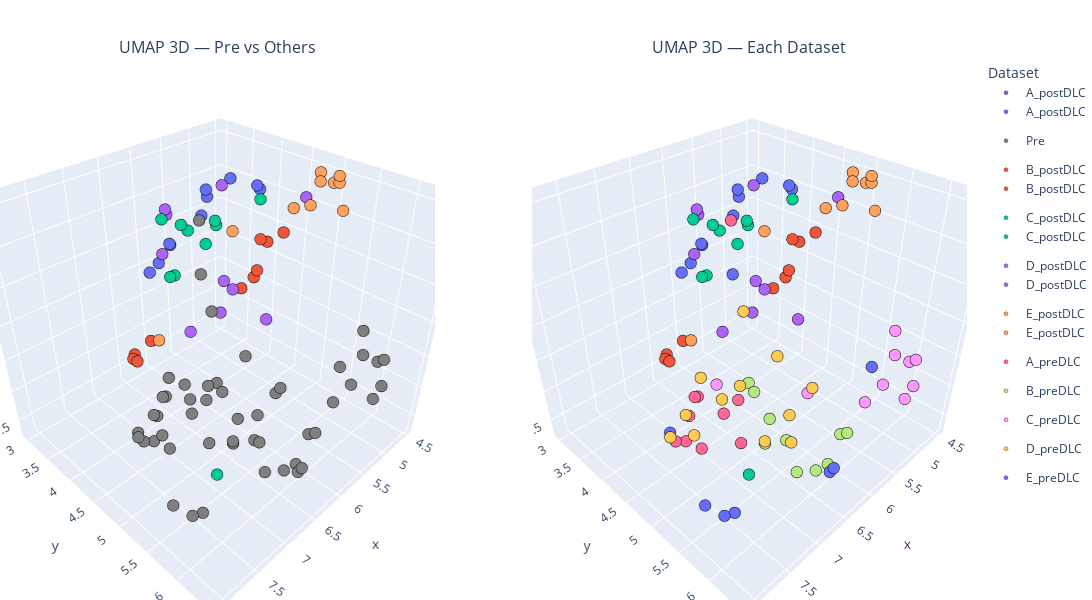

This figure's notebook cell:
### Code cell
### Plotting UMAP in 3D -> 573 features total
umap_plot_df["DatasetName"] = umap_plot_df["Dataset"].map(dataset_label_map)
umap_plot_df["MouseName"]   = umap_plot_df["Mouse"].map(mouse_label_map)

# --- Build a consistent color map ---
fixed_color = "#7f7f7f"  # gray for Pre
all_names = sorted(umap_plot_df["DatasetName"].unique())

# Non-Pre datasets get distinct colors from a qualitative palette
palette = px.colors.qualitative.Plotly  # or px.colors.qualitative.Set3, etc.
non_pre = [n for n in all_names if "pre" not in n.lower()]

color_map = {"Pre": fixed_color}
color_map.update({name: palette[i % len(palette)] for i, name in enumerate(non_pre)})

# Color key: collapse anything containing "pre" to "Pre", keep others as-is
umap_plot_df["ColorKey"] = umap_plot_df["DatasetName"].apply(
    lambda x: "Pre" if "pre" in x.lower() else x
)

# --- Build the two px figures using the SAME color map ---
fig_left = px.scatter_3d(
    umap_plot_df,
    x="UMAP1", y="UMAP2", z="UMAP3",
    color="ColorKey",
    hover_name="MouseName",
    hover_data={"Dataset": True, "Mouse": True},
    title="UMAP 3D — Pre vs Others",
    color_discrete_map=color_map
)
fig_left.update_traces(marker=dict(size=4, line=dict(width=0.3, color='black')),
                       selector=dict(mode='markers'))

fig_right = px.scatter_3d(
    umap_plot_df,
    x="UMAP1", y="UMAP2", z="UMAP3",
    color="DatasetName",
    hover_name="MouseName",
    hover_data={"Dataset": True, "Mouse": True},
    title="UMAP 3D — Each Dataset",
    color_discrete_map=color_map
)
fig_right.update_traces(marker=dict(size=4, line=dict(width=0.3, color='black')),
                        selector=dict(mode='markers'))

# --- Put them side by side with shared legend ---
combo = make_subplots(rows=1, cols=2,
                      specs=[[{"type": "scene"}, {"type": "scene"}]],
                      subplot_titles=(fig_left.layout.title.text, fig_right.layout.title.text))

for tr in fig_left.data:
    combo.add_trace(tr, row=1, col=1)
for tr in fig_right.data:
    combo.add_trace(tr, row=1, col=2)

# Layout tweaks: one legend, equal aspect, tidy margins
combo.update_layout(
    showlegend=True,
    legend=dict(title="Dataset", orientation="v"),
    scene=dict(aspectmode="data"),
    scene2=dict(aspectmode="data"),
    margin=dict(l=0, r=0, t=60, b=0),
    height=600, width=1100
)

combo.show()

# plot on right where A, B and C are of the same color (orange)
# green for E post
# cyan for Pre healthy
# delete D

## 1 plot with all, 1 without D, 1 with controls fused by color (post)
## Find features that cluster controls post and all pre states
## Try to use significant features to plot the UMAP

# TODO:
# 1 comparison between sicks and treated: how many features are different?
# 2 How many of the different ones are going towards the healthy?
# 3 How many of the features are moving away from the healthy state?

### Figure 1 — Plotly figure (JSON) as saved in the notebook; plotly's stock layout.template omitted (floating-point values rounded to 4 significant figures)
{"data": [{"customdata": [[0, 0], [0, 10], [0, 21], [0, 32], [0, 43], [0, 45], [0, 46], [0, 47], [0, 48], [0, 49]], "hovertemplate": "<b>%{hovertext}</b><br><br>ColorKey=A_postDLC<br>UMAP1=%{x}<br>UMAP2=%{y}<br>UMAP3=%{z}<br>Dataset=%{customdata[0]}<br>Mouse=%{customdata[1]}<extra></extra>", "hovertext": ["mouse10_left", "mouse1_left", "mouse2_left", "mouse3_left", "mouse4_left", "mouse5_left", "mouse6_left", "mouse7_left", "mouse8_left", "mouse9_left"], "legendgroup": "A_postDLC", "marker": {"color": "#636EFA", "line": {"color": "black", "width": 0.3}, "size": 4, "symbol": "circle"}, "mode": "markers", "name": "A_postDLC", "scene": "scene", "showlegend": true, "type": "scatter3d", "x": [4.652, 4.658, 5.773, 4.977, 5.61, 5.007, 5.137, 6.015, 5.107, 5.512], "y": [3.876, 3.83, 3.032, 3.638, 3.09, 3.224, 3.242, 3.122, 3.307, 2.99], "z": [12.0, 12.04, 10.98, 12.18, 11.25, 11.8, 11.57, 10.97, 11.96, 11.15]}, {"customdata": [[1, 0], [3, 1], [3, 2], [3, 3], [3, 4], [3, 5], [3, 6], [3, 7], [3, 8], [3, 9], [1, 10], [3, 11], [5, 12], [5, 13], [5, 14], [5, 15], [5, 16], [5, 17], [5, 18], [5, 19], [5, 20], [1, 21], [5, 22], [7, 23], [7, 24], [7, 25], [7, 26], [7, 27], [7, 28], [7, 29], [7, 30], [7, 31], [1, 32], [7, 33], [9, 34], [7, 35], [9, 36], [9, 37], [9, 38], [9, 39], [9, 40], [9, 41], [9, 42], [1, 43], [7, 44], [1, 45], [1, 46], [1, 47], [1, 48], [1, 49]], "hovertemplate": "<b>%{hovertext}</b><br><br>ColorKey=Pre<br>UMAP1=%{x}<br>UMAP2=%{y}<br>UMAP3=%{z}<br>Dataset=%{customdata[0]}<br>Mouse=%{customdata[1]}<extra></extra>", "hovertext": ["mouse10_left", "mouse11_left", "mouse12_left", "mouse13_left", "mouse14_left", "mouse15_left", "mouse16_left", "mouse17_left", "mouse18_left", "mouse19_left", "mouse1_left", "mouse20_left", "mouse21_left", "mouse22_left", "mouse23_left", "mouse24_left", "mouse25_left", "mouse26_left", "mouse27_left", "mouse28_left", "mouse29_left", "mouse2_left", "mouse30_left", "mouse31_left", "mouse32_left", "mouse33_left", "mouse34_left", "mouse35_left", "mouse36_left", "mouse37_left", "mouse38_left", "mouse39_left", "mouse3_left", "mouse40_left", "mouse41_left", "mouse42_left", "mouse43_left", "mouse44_left", "mouse45_left", "mouse46_left", "mouse47_left", "mouse48_left", "mouse49_left", "mouse4_left", "mouse50_left", "mouse5_left", "mouse6_left", "mouse7_left", "mouse8_left", "mouse9_left"], "legendgroup": "Pre", "marker": {"color": "#7f7f7f", "line": {"color": "black", "width": 0.3}, "size": 4, "symbol": "circle"}, "mode": "markers", "name": "Pre", "scene": "scene", "showlegend": true, "type": "scatter3d", "x": [7.646, 6.316, 6.282, 6.025, 6.409, 6.502, 5.903, 6.202, 6.179, 6.576, 5.411, 6.353, 5.279, 5.317, 5.369, 5.524, 5.708, 5.268, 5.362, 5.392, 7.311, 7.136, 5.581, 6.792, 7.723, 7.545, 7.344, 7.716, 6.817, 7.923, 8.012, 6.926, 7.353, 6.536, 8.08, 7.296, 7.818, 6.731, 7.946, 6.693, 7.815, 5.603, 6.753, 7.227, 7.053, 6.719, 7.409, 7.065, 7.185, 7.294], "y": [4.875, 6.068, 4.69, 6.098, 5.968, 5.007, 5.921, 4.999, 5.282, 5.81, 3.486, 5.065, 6.449, 6.439, 6.194, 6.186, 5.209, 6.338, 6.144, 6.429, 5.238, 4.691, 6.009, 5.835, 5.319, 5.58, 5.99, 5.471, 5.653, 5.461, 5.291, 5.263, 4.976, 5.923, 5.871, 5.584, 6.025, 6.445, 6.008, 6.373, 5.018, 6.05, 4.927, 4.617, 6.099, 4.949, 4.753, 5.065, 5.476, 4.832], "z": [10.13, 9.653, 10.09, 9.99, 9.537, 10.26, 9.763, 9.609, 9.402, 9.515, 11.67, 9.313, 10.48, 10.89, 10.86, 10.49, 9.879, 10.78, 11.17, 10.34, 10.99, 10.38, 10.14, 10.6, 10.59, 11.14, 10.71, 11.46, 11.33, 11.1, 10.74, 11.76, 9.875, 10.89, 10.24, 11.17, 10.03, 10.19, 10.08, 10.04, 10.48, 10.73, 11.99, 10.08, 10.56, 10.23, 9.878, 10.3, 10.2, 10.56]}, {"customdata": [[2, 1], [2, 2], [2, 3], [2, 4], [2, 5], [2, 6], [2, 7], [2, 8], [2, 9], [2, 11]], "hovertemplate": "<b>%{hovertext}</b><br><br>ColorKey=B_postDLC<br>UMAP1=%{x}<br>UMAP2=%{y}<br>UMAP3=%{z}<br>Dataset=%{customdata[0]}<br>Mouse=%{customdata[1]}<extra></extra>", "hovertext": ["mouse11_left", "mouse12_left", "mouse13_left", "mouse14_left", "mouse15_left", "mouse16_left", "mouse17_left", "mouse18_left", "mouse19_left", "mouse20_left"], "legendgroup": "B_postDLC", "marker": {"color": "#EF553B", "line": {"color": "black", "width": 0.3}, "size": 4, "symbol": "circle"}, "mode": "markers", "name": "B_postDLC", "scene": "scene", "showlegend": true, "type": "scatter3d", "x": [4.737, 5.03, 5.081, 6.825, 6.645, 5.088, 6.714, 4.91, 6.493, 5.318], "y": [4.393, 4.209, 4.293, 3.766, 3.471, 4.207, 3.528, 4.265, 3.658, 4.192], "z": [11.57, 11.04, 11.56, 10.23, 10.08, 10.96, 10.08, 11.46, 10.33, 10.88]}, {"customdata": [[4, 12], [4, 13], [4, 14], [4, 15], [4, 16], [4, 17], [4, 18], [4, 19], [4, 20], [4, 22]], "hovertemplate": "<b>%{hovertext}</b><br><br>ColorKey=C_postDLC<br>UMAP1=%{x}<br>UMAP2=%{y}<br>UMAP3=%{z}<br>Dataset=%{customdata[0]}<br>Mouse=%{customdata[1]}<extra></extra>", "hovertext": ["mouse21_left", "mouse22_left", "mouse23_left", "mouse24_left", "mouse25_left", "mouse26_left", "mouse27_left", "mouse28_left", "mouse29_left", "mouse30_left"], "legendgroup": "C_postDLC", "marker": {"color": "#00CC96", "line": {"color": "black", "width": 0.3}, "size": 4, "symbol": "circle"}, "mode": "markers", "name": "C_postDLC", "scene": "scene", "showlegend": true, "type": "scatter3d", "x": [6.123, 5.795, 6.224, 7.398, 5.076, 5.793, 6.18, 5.647, 5.9, 6.121], "y": [3.924, 4.173, 3.687, 5.814, 4.261, 4.005, 3.746, 4.044, 3.796, 3.766], "z": [12.0, 12.03, 12.03, 10.12, 12.11, 11.65, 11.23, 11.88, 11.8, 11.23]}, {"customdata": [[6, 23], [6, 24], [6, 25], [6, 26], [6, 27], [6, 28], [6, 29], [6, 30], [6, 31], [6, 33]], "hovertemplate": "<b>%{hovertext}</b><br><br>ColorKey=D_postDLC<br>UMAP1=%{x}<br>UMAP2=%{y}<br>UMAP3=%{z}<br>Dataset=%{customdata[0]}<br>Mouse=%{customdata[1]}<extra></extra>", "hovertext": ["mouse31_left", "mouse32_left", "mouse33_left", "mouse34_left", "mouse35_left", "mouse36_left", "mouse37_left", "mouse38_left", "mouse39_left", "mouse40_left"], "legendgroup": "D_postDLC", "marker": {"color": "#AB63FA", "line": {"color": "black", "width": 0.3}, "size": 4, "symbol": "circle"}, "mode": "markers", "name": "D_postDLC", "scene": "scene", "showlegend": true, "type": "scatter3d", "x": [5.857, 6.084, 5.964, 4.774, 5.348, 6.033, 6.186, 5.737, 6.347, 5.89], "y": [5.106, 4.557, 4.646, 4.741, 3.845, 4.564, 4.11, 3.205, 3.817, 3.364], "z": [11.07, 11.02, 11.34, 12.19, 12.25, 11.45, 10.55, 11.77, 11.65, 11.94]}, {"customdata": [[8, 34], [8, 35], [8, 36], [8, 37], [8, 38], [8, 39], [8, 40], [8, 41], [8, 42], [8, 44]], "hovertemplate": "<b>%{hovertext}</b><br><br>ColorKey=E_postDLC<br>UMAP1=%{x}<br>UMAP2=%{y}<br>UMAP3=%{z}<br>Dataset=%{customdata[0]}<br>Mouse=%{customdata[1]}<extra></extra>", "hovertext": ["mouse41_left", "mouse42_left", "mouse43_left", "mouse44_left", "mouse45_left", "mouse46_left", "mouse47_left", "mouse48_left", "mouse49_left", "mouse50_left"], "legendgroup": "E_postDLC", "marker": {"color": "#FFA15A", "line": {"color": "black", "width": 0.3}, "size": 4, "symbol": "circle"}, "mode": "markers", "name": "E_postDLC", "scene": "scene", "showlegend": true, "type": "scatter3d", "x": [5.936, 4.934, 4.505, 5.126, 4.706, 4.819, 6.808, 4.699, 5.423, 4.558], "y": [4.602, 5.047, 4.941, 5.073, 5.147, 5.324, 4.223, 4.871, 5.063, 5.057], "z": [12.09, 12.53, 12.36, 12.3, 12.56, 12.22, 10.8, 12.53, 12.36, 12.41]}, {"customdata": [[0, 0], [0, 10], [0, 21], [0, 32], [0, 43], [0, 45], [0, 46], [0, 47], [0, 48], [0, 49]], "hovertemplate": "<b>%{hovertext}</b><br><br>DatasetName=A_postDLC<br>UMAP1=%{x}<br>UMAP2=%{y}<br>UMAP3=%{z}<br>Dataset=%{customdata[0]}<br>Mouse=%{customdata[1]}<extra></extra>", "hovertext": ["mouse10_left", "mouse1_left", "mouse2_left", "mouse3_left", "mouse4_left", "mouse5_left", "mouse6_left", "mouse7_left", "mouse8_left", "mouse9_left"], "legendgroup": "A_postDLC", "marker": {"color": "#636EFA", "line": {"color": "black", "width": 0.3}, "size": 4, "symbol": "circle"}, "mode": "markers", "name": "A_postDLC", "scene": "scene2", "showlegend": true, "type": "scatter3d", "x": [4.652, 4.658, 5.773, 4.977, 5.61, 5.007, 5.137, 6.015, 5.107, 5.512], "y": [3.876, 3.83, 3.032, 3.638, 3.09, 3.224, 3.242, 3.122, 3.307, 2.99], "z": [12.0, 12.04, 10.98, 12.18, 11.25, 11.8, 11.57, 10.97, 11.96, 11.15]}, {"customdata": [[1, 0], [1, 10], [1, 21], [1, 32], [1, 43], [1, 45], [1, 46], [1, 47], [1, 48], [1, 49]], "hovertemplate": "<b>%{hovertext}</b><br><br>DatasetName=A_preDLC<br>UMAP1=%{x}<br>UMAP2=%{y}<br>UMAP3=%{z}<br>Dataset=%{customdata[0]}<br>Mouse=%{customdata[1]}<extra></extra>", "hovertext": ["mouse10_left", "mouse1_left", "mouse2_left", "mouse3_left", "mouse4_left", "mouse5_left", "mouse6_left", "mouse7_left", "mouse8_left", "mouse9_left"], "legendgroup": "A_preDLC", "marker": {"color": "#FF6692", "line": {"color": "black", "width": 0.3}, "size": 4, "symbol": "circle"}, "mode": "markers", "name": "A_preDLC", "scene": "scene2", "showlegend": true, "type": "scatter3d", "x": [7.646, 5.411, 7.136, 7.353, 7.227, 6.719, 7.409, 7.065, 7.185, 7.294], "y": [4.875, 3.486, 4.691, 4.976, 4.617, 4.949, 4.753, 5.065, 5.476, 4.832], "z": [10.13, 11.67, 10.38, 9.875, 10.08, 10.23, 9.878, 10.3, 10.2, 10.56]}, {"customdata": [[2, 1], [2, 2], [2, 3], [2, 4], [2, 5], [2, 6], [2, 7], [2, 8], [2, 9], [2, 11]], "hovertemplate": "<b>%{hovertext}</b><br><br>DatasetName=B_postDLC<br>UMAP1=%{x}<br>UMAP2=%{y}<br>UMAP3=%{z}<br>Dataset=%{customdata[0]}<br>Mouse=%{customdata[1]}<extra></extra>", "hovertext": ["mouse11_left", "mouse12_left", "mouse13_left", "mouse14_left", "mouse15_left", "mouse16_left", "mouse17_left", "mouse18_left", "mouse19_left", "mouse20_left"], "legendgroup": "B_postDLC", "marker": {"color": "#EF553B", "line": {"color": "black", "width": 0.3}, "size": 4, "symbol": "circle"}, "mode": "markers", "name": "B_postDLC", "scene": "scene2", "showlegend": true, "type": "scatter3d", "x": [4.737, 5.03, 5.081, 6.825, 6.645, 5.088, 6.714, 4.91, 6.493, 5.318], "y": [4.393, 4.209, 4.293, 3.766, 3.471, 4.207, 3.528, 4.265, 3.658, 4.192], "z": [11.57, 11.04, 11.56, 10.23, 10.08, 10.96, 10.08, 11.46, 10.33, 10.88]}, {"customdata": [[3, 1], [3, 2], [3, 3], [3, 4], [3, 5], [3, 6], [3, 7], [3, 8], [3, 9], [3, 11]], "hovertemplate": "<b>%{hovertext}</b><br><br>DatasetName=B_preDLC<br>UMAP1=%{x}<br>UMAP2=%{y}<br>UMAP3=%{z}<br>Dataset=%{customdata[0]}<br>Mouse=%{customdata[1]}<extra></extra>", "hovertext": ["mouse11_left", "mouse12_left", "mouse13_left", "mouse14_left", "mouse15_left", "mouse16_left", "mouse17_left", "mouse18_left", "mouse19_left", "mouse20_left"], "legendgroup": "B_preDLC", "marker": {"color": "#B6E880", "line": {"color": "black", "width": 0.3}, "size": 4, "symbol": "circle"}, "mode": "markers", "name": "B_preDLC", "scene": "scene2", "showlegend": true, "type": "scatter3d", "x": [6.316, 6.282, 6.025, 6.409, 6.502, 5.903, 6.202, 6.179, 6.576, 6.353], "y": [6.068, 4.69, 6.098, 5.968, 5.007, 5.921, 4.999, 5.282, 5.81, 5.065], "z": [9.653, 10.09, 9.99, 9.537, 10.26, 9.763, 9.609, 9.402, 9.515, 9.313]}, {"customdata": [[4, 12], [4, 13], [4, 14], [4, 15], [4, 16], [4, 17], [4, 18], [4, 19], [4, 20], [4, 22]], "hovertemplate": "<b>%{hovertext}</b><br><br>DatasetName=C_postDLC<br>UMAP1=%{x}<br>UMAP2=%{y}<br>UMAP3=%{z}<br>Dataset=%{customdata[0]}<br>Mouse=%{customdata[1]}<extra></extra>", "hovertext": ["mouse21_left", "mouse22_left", "mouse23_left", "mouse24_left", "mouse25_left", "mouse26_left", "mouse27_left", "mouse28_left", "mouse29_left", "mouse30_left"], "legendgroup": "C_postDLC", "marker": {"color": "#00CC96", "line": {"color": "black", "width": 0.3}, "size": 4, "symbol": "circle"}, "mode": "markers", "name": "C_postDLC", "scene": "scene2", "showlegend": true, "type": "scatter3d", "x": [6.123, 5.795, 6.224, 7.398, 5.076, 5.793, 6.18, 5.647, 5.9, 6.121], "y": [3.924, 4.173, 3.687, 5.814, 4.261, 4.005, 3.746, 4.044, 3.796, 3.766], "z": [12.0, 12.03, 12.03, 10.12, 12.11, 11.65, 11.23, 11.88, 11.8, 11.23]}, {"customdata": [[5, 12], [5, 13], [5, 14], [5, 15], [5, 16], [5, 17], [5, 18], [5, 19], [5, 20], [5, 22]], "hovertemplate": "<b>%{hovertext}</b><br><br>DatasetName=C_preDLC<br>UMAP1=%{x}<br>UMAP2=%{y}<br>UMAP3=%{z}<br>Dataset=%{customdata[0]}<br>Mouse=%{customdata[1]}<extra></extra>", "hovertext": ["mouse21_left", "mouse22_left", "mouse23_left", "mouse24_left", "mouse25_left", "mouse26_left", "mouse27_left", "mouse28_left", "mouse29_left", "mouse30_left"], "legendgroup": "C_preDLC", "marker": {"color": "#FF97FF", "line": {"color": "black", "width": 0.3}, "size": 4, "symbol": "circle"}, "mode": "markers", "name": "C_preDLC", "scene": "scene2", "showlegend": true, "type": "scatter3d", "x": [5.279, 5.317, 5.369, 5.524, 5.708, 5.268, 5.362, 5.392, 7.311, 5.581], "y": [6.449, 6.439, 6.194, 6.186, 5.209, 6.338, 6.144, 6.429, 5.238, 6.009], "z": [10.48, 10.89, 10.86, 10.49, 9.879, 10.78, 11.17, 10.34, 10.99, 10.14]}, {"customdata": [[6, 23], [6, 24], [6, 25], [6, 26], [6, 27], [6, 28], [6, 29], [6, 30], [6, 31], [6, 33]], "hovertemplate": "<b>%{hovertext}</b><br><br>DatasetName=D_postDLC<br>UMAP1=%{x}<br>UMAP2=%{y}<br>UMAP3=%{z}<br>Dataset=%{customdata[0]}<br>Mouse=%{customdata[1]}<extra></extra>", "hovertext": ["mouse31_left", "mouse32_left", "mouse33_left", "mouse34_left", "mouse35_left", "mouse36_left", "mouse37_left", "mouse38_left", "mouse39_left", "mouse40_left"], "legendgroup": "D_postDLC", "marker": {"color": "#AB63FA", "line": {"color": "black", "width": 0.3}, "size": 4, "symbol": "circle"}, "mode": "markers", "name": "D_postDLC", "scene": "scene2", "showlegend": true, "type": "scatter3d", "x": [5.857, 6.084, 5.964, 4.774, 5.348, 6.033, 6.186, 5.737, 6.347, 5.89], "y": [5.106, 4.557, 4.646, 4.741, 3.845, 4.564, 4.11, 3.205, 3.817, 3.364], "z": [11.07, 11.02, 11.34, 12.19, 12.25, 11.45, 10.55, 11.77, 11.65, 11.94]}, {"customdata": [[7, 23], [7, 24], [7, 25], [7, 26], [7, 27], [7, 28], [7, 29], [7, 30], [7, 31], [7, 33], [7, 35], [7, 44]], "hovertemplate": "<b>%{hovertext}</b><br><br>DatasetName=D_preDLC<br>UMAP1=%{x}<br>UMAP2=%{y}<br>UMAP3=%{z}<br>Dataset=%{customdata[0]}<br>Mouse=%{customdata[1]}<extra></extra>", "hovertext": ["mouse31_left", "mouse32_left", "mouse33_left", "mouse34_left", "mouse35_left", "mouse36_left", "mouse37_left", "mouse38_left", "mouse39_left", "mouse40_left", "mouse42_left", "mouse50_left"], "legendgroup": "D_preDLC", "marker": {"color": "#FECB52", "line": {"color": "black", "width": 0.3}, "size": 4, "symbol": "circle"}, "mode": "markers", "name": "D_preDLC", "scene": "scene2", "showlegend": true, "type": "scatter3d", "x": [6.792, 7.723, 7.545, 7.344, 7.716, 6.817, 7.923, 8.012, 6.926, 6.536, 7.296, 7.053], "y": [5.835, 5.319, 5.58, 5.99, 5.471, 5.653, 5.461, 5.291, 5.263, 5.923, 5.584, 6.099], "z": [10.6, 10.59, 11.14, 10.71, 11.46, 11.33, 11.1, 10.74, 11.76, 10.89, 11.17, 10.56]}, {"customdata": [[8, 34], [8, 35], [8, 36], [8, 37], [8, 38], [8, 39], [8, 40], [8, 41], [8, 42], [8, 44]], "hovertemplate": "<b>%{hovertext}</b><br><br>DatasetName=E_postDLC<br>UMAP1=%{x}<br>UMAP2=%{y}<br>UMAP3=%{z}<br>Dataset=%{customdata[0]}<br>Mouse=%{customdata[1]}<extra></extra>", "hovertext": ["mouse41_left", "mouse42_left", "mouse43_left", "mouse44_left", "mouse45_left", "mouse46_left", "mouse47_left", "mouse48_left", "mouse49_left", "mouse50_left"], "legendgroup": "E_postDLC", "marker": {"color": "#FFA15A", "line": {"color": "black", "width": 0.3}, "size": 4, "symbol": "circle"}, "mode": "markers", "name": "E_postDLC", "scene": "scene2", "showlegend": true, "type": "scatter3d", "x": [5.936, 4.934, 4.505, 5.126, 4.706, 4.819, 6.808, 4.699, 5.423, 4.558], "y": [4.602, 5.047, 4.941, 5.073, 5.147, 5.324, 4.223, 4.871, 5.063, 5.057], "z": [12.09, 12.53, 12.36, 12.3, 12.56, 12.22, 10.8, 12.53, 12.36, 12.41]}, {"customdata": [[9, 34], [9, 36], [9, 37], [9, 38], [9, 39], [9, 40], [9, 41], [9, 42]], "hovertemplate": "<b>%{hovertext}</b><br><br>DatasetName=E_preDLC<br>UMAP1=%{x}<br>UMAP2=%{y}<br>UMAP3=%{z}<br>Dataset=%{customdata[0]}<br>Mouse=%{customdata[1]}<extra></extra>", "hovertext": ["mouse41_left", "mouse43_left", "mouse44_left", "mouse45_left", "mouse46_left", "mouse47_left", "mouse48_left", "mouse49_left"], "legendgroup": "E_preDLC", "marker": {"color": "#636efa", "line": {"color": "black", "width": 0.3}, "size": 4, "symbol": "circle"}, "mode": "markers", "name": "E_preDLC", "scene": "scene2", "showlegend": true, "type": "scatter3d", "x": [8.08, 7.818, 6.731, 7.946, 6.693, 7.815, 5.603, 6.753], "y": [5.871, 6.025, 6.445, 6.008, 6.373, 5.018, 6.05, 4.927], "z": [10.24, 10.03, 10.19, 10.08, 10.04, 10.48, 10.73, 11.99]}], "layout": {"annotations": [{"font": {"size": 16}, "showarrow": false, "text": "UMAP 3D — Pre vs Others", "x": 0.225, "xanchor": "center", "xref": "paper", "y": 1, "yanchor": "bottom", "yref": "paper"}, {"font": {"size": 16}, "showarrow": false, "text": "UMAP 3D — Each Dataset", "x": 0.775, "xanchor": "center", "xref": "paper", "y": 1, "yanchor": "bottom", "yref": "paper"}], "height": 600, "legend": {"orientation": "v", "title": {"text": "Dataset"}}, "margin": {"b": 0, "l": 0, "r": 0, "t": 60}, "scene": {"aspectmode": "data", "domain": {"x": [0, 0.45], "y": [0, 1]}}, "scene2": {"aspectmode": "data", "domain": {"x": [0.55, 1], "y": [0, 1]}}, "showlegend": true, "width": 1100}}
